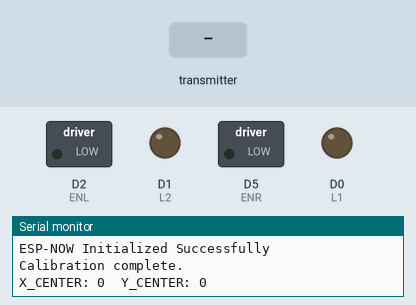
A sketch run on a simulated ESP8266 (NodeMCU). Parts: switched loads named in the sketch (green lamp = pin HIGH), output pins drawn as LEDs (lit = HIGH), the last lines printed to the serial monitor. The inputs (shaded band) are chosen by the test bench. Pins used as bus, display or sensor lines are not drawn.

Above: at 2.2 s.
2.3 s: the transmitter starts sending x = 256
At 3.2 s:
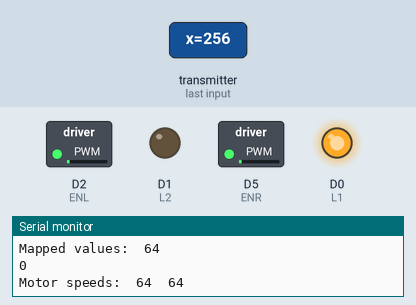
3.8 s: the transmitter starts sending y = 256
At 4.4 s:
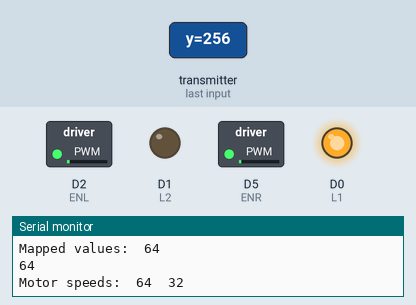
5.3 s: the transmitter starts sending x = 0
At 6.5 s:
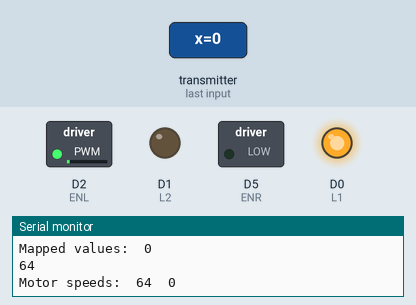
6.8 s: the transmitter starts sending y = 0
At 7.8 s:
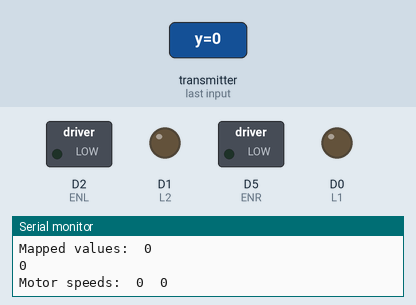
Timing chart, 0 to 9.3 s (numbered marks = the images above; inputs shaded):
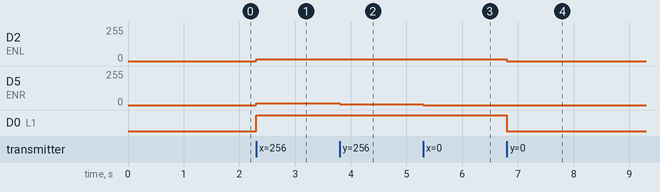

The sketch:

receiver.ino
```cpp
/* Code for receiver using ESP-NOW and L298N Motor Driver
  Made by: NIHAL T P
  GitHub: nihaltp
*/

#include <ESP8266WiFi.h>
#include <espnow.h>

const int L1  = D0; // Left  1
const int L2  = D1; // Left  2
const int ENL = D2; // Left  Enable
const int R1  = D3; // Right 1
const int R2  = D4; // Right 2
const int ENR = D5; // Right Enable

const int DEAD_ZONE = 10; // To Avoid Unnecessary movements when joystick close to center // TODO: Change
const int JS_MAX = 1023; // Maximum value of Joystick
int X_CENTER = 0; // Value of X axis when joystick is untouched
int Y_CENTER = 0; // Value of Y axis when joystick is untouched
const int WORKING_RANGE = 255; // Maximum value of PWM
boolean SERIAL_PORT = true;  // Change to false if Serial monitor is not needed // TODO: Change
const int numSamples = 100; // Number of samples to average to find X_CENTER and Y_CENTER // TODO: Change

typedef struct packetData {
  int x;
  int y;
} packetData;

packetData controls;

void onReceive(uint8_t *mac_addr, uint8_t *incomingData, uint8_t len) {
  memcpy(&controls, incomingData, sizeof(controls));
  if (SERIAL_PORT) {
    Serial.print("Received commands:");  Serial.print("\t");
    Serial.print(controls.x);            Serial.print("\t");
    Serial.println(controls.y);
  }

  if (abs(controls.x - X_CENTER) < DEAD_ZONE) {
    controls.x = X_CENTER;
  }
  if (abs(controls.y - Y_CENTER) < DEAD_ZONE) {
    controls.y = Y_CENTER;
  }
  simpleMovements();
}

void setup() {
  Serial.begin(115200);
  WiFi.mode(WIFI_STA);

  // Initialize ESP-NOW
  while (esp_now_init() != 0) {
    Serial.print(".");
  } Serial.println("ESP-NOW Initialized Successfully");

  esp_now_set_self_role(ESP_NOW_ROLE_SLAVE);
  esp_now_register_recv_cb(onReceive);

  calibrateJoystick();

  pinMode(L1,  OUTPUT);
  pinMode(L2,  OUTPUT);
  pinMode(ENL, OUTPUT);
  pinMode(R1,  OUTPUT);
  pinMode(R2,  OUTPUT);
  pinMode(ENR, OUTPUT);
}

void loop() {}

void calibrateJoystick() {
  int xArray[numSamples];      // Array to store X-axis values
  int yArray[numSamples];      // Array to store Y-axis values
  long xSum = 0, ySum = 0;     // Sum of X-axis and Y-axis values
  int xError = 0, yError = 0;  // Counter for X-axis and Y-axis Error

  for (int i = 0; i < numSamples; i++) {
    xArray[i] = controls.x;
    yArray[i] = controls.y;
    delay(10);
  }
  for (int i = 0; i < numSamples; i++) {
    xSum += xArray[i];
    ySum += yArray[i];
  }

  int xMean = xSum / numSamples;  // Mean for X-axis
  int yMean = ySum / numSamples;  // Mean for Y-axis
  xSum = 0;
  ySum = 0;

  for (int i = 0; i < numSamples; i++) {
    if (abs(xArray[i] - xMean) < DEAD_ZONE) {
      xSum += xArray[i];
    } else {
      xError++;
    }
    if (abs(yArray[i] - yMean) < DEAD_ZONE) {
      ySum += yArray[i];
    } else {
      yError++;
    }
  }

  X_CENTER = xSum / (numSamples - xError);
  Y_CENTER = ySum / (numSamples - yError);

  if (SERIAL_PORT) {
    Serial.println("Calibration complete.");
    Serial.print("X_CENTER: ");  Serial.print(X_CENTER);
    Serial.print("\tY_CENTER: ");  Serial.println(Y_CENTER);
  }
}

void simpleMovements () {
  int xMapped, yMapped;
  int left, right;

  handleJoystickInput(controls.x, controls.y, xMapped, yMapped);

  if (SERIAL_PORT) {
    Serial.print("Mapped values:");  Serial.print("\t");
    Serial.print(xMapped);           Serial.println("\t");
    Serial.println(yMapped);
  }

  calculateMotorSpeeds(xMapped, yMapped, left, right);

  if (SERIAL_PORT) {
    Serial.print("Motor speeds:");  Serial.print("\t");
    Serial.print(left);             Serial.print("\t");
    Serial.println(right);
  }
  rotateMotors(left, right);
}

void handleJoystickInput(int x, int y, int &xMapped, int &yMapped) {
  xMapped = (x > X_CENTER) ? map(x, X_CENTER, JS_MAX, 0, WORKING_RANGE) :
            (x < X_CENTER) ? map(x, 0, X_CENTER, -WORKING_RANGE, 0) : 0;
  yMapped = (y > Y_CENTER) ? map(y, Y_CENTER, JS_MAX, 0, WORKING_RANGE) :
            (y < Y_CENTER) ? map(y, 0, Y_CENTER, -WORKING_RANGE, 0) : 0;
}

void calculateMotorSpeeds(int x, int y, int &left, int &right) {
  if (x == 0 && y == 0) {
    left = right = 0;
    return;
  }
  if (y == 0) {
    left = right = x;
    return;
  }
  if (x == 0) {
    left = (y > 0) ? y : 0;
    right = (y < 0) ? y : 0;
    return;
  }

  int speed = (x > 0) ?
    calculateForwardSpeed(x, 0) :
    calculateBackwardSpeed(x, 0);

  if (x > 0) {
    left = (y > 0) ?
    calculateForwardSpeed(x, y) :
    speed;
    right = (y < 0) ?
    calculateForwardSpeed(x, -y) :
    speed;
  } else if (x < 0) {
    left = speed;
    right = (y > 0) ?
      calculateBackwardSpeed(x, -y) :
      calculateBackwardSpeed(x, y);
  }
}

int calculateForwardSpeed(int a, int b) {
  return map(a + b, 0, WORKING_RANGE * 2, 0, WORKING_RANGE);
}

int calculateBackwardSpeed(int a, int b) {
  return map(a + b, WORKING_RANGE * 2, 0, -WORKING_RANGE, 0);
}

void rotateMotors(int x, int y) {
  digitalWrite(L1, (x > 0) ? HIGH : LOW);
  digitalWrite(L2, (x < 0) ? HIGH : LOW);
  analogWrite(ENL, abs(x));
  digitalWrite(R1, (y > 0) ? HIGH : LOW);
  digitalWrite(R2, (y < 0) ? HIGH : LOW);
  analogWrite(ENR, abs(y));
}
```

Measured:
- after the input at 2.3 s, D2 (ENL), D5 (ENR): 0/255 → 15/255 at once; D0 (L1): LOW → HIGH at once
- after the input at 3.8 s, D5 (ENR): 15/255 → 7/255 at once
- after the input at 5.3 s, D5 (ENR): 7/255 → 0/255 at once
- after the input at 6.8 s, D2 (ENL): 15/255 → 0/255 at once; D0 (L1): HIGH → LOW at once
